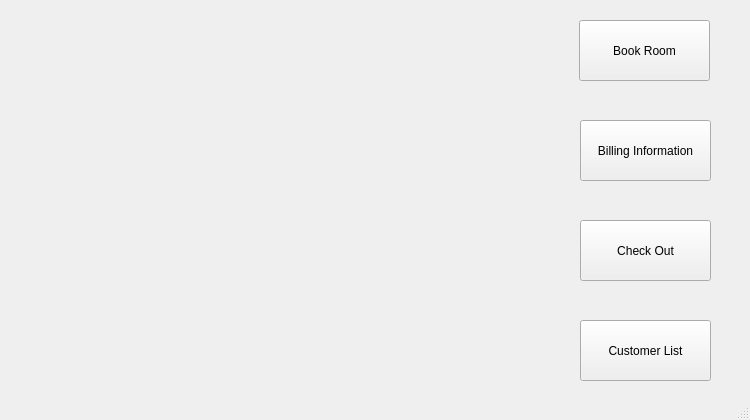
<?xml version="1.0" encoding="UTF-8"?>
<ui version="4.0">
 <class>MainWindow</class>
 <widget class="QMainWindow" name="MainWindow">
  <property name="geometry">
   <rect>
    <x>0</x>
    <y>0</y>
    <width>750</width>
    <height>420</height>
   </rect>
  </property>
  <property name="maximumSize">
   <size>
    <width>750</width>
    <height>450</height>
   </size>
  </property>
  <property name="windowTitle">
   <string>My Hotel Manager</string>
  </property>
  <widget class="QWidget" name="centralwidget">
   <widget class="QPushButton" name="pushButton">
    <property name="geometry">
     <rect>
      <x>579</x>
      <y>20</y>
      <width>131</width>
      <height>61</height>
     </rect>
    </property>
    <property name="text">
     <string>Book Room</string>
    </property>
   </widget>
   <widget class="QPushButton" name="pushButton_2">
    <property name="geometry">
     <rect>
      <x>580</x>
      <y>120</y>
      <width>131</width>
      <height>61</height>
     </rect>
    </property>
    <property name="text">
     <string>Billing Information</string>
    </property>
   </widget>
   <widget class="QPushButton" name="pushButton_3">
    <property name="geometry">
     <rect>
      <x>580</x>
      <y>220</y>
      <width>131</width>
      <height>61</height>
     </rect>
    </property>
    <property name="text">
     <string>Check Out</string>
    </property>
   </widget>
   <widget class="QPushButton" name="pushButton_4">
    <property name="geometry">
     <rect>
      <x>580</x>
      <y>320</y>
      <width>131</width>
      <height>61</height>
     </rect>
    </property>
    <property name="text">
     <string>Customer List</string>
    </property>
   </widget>
  </widget>
  <widget class="QMenuBar" name="menubar">
   <property name="geometry">
    <rect>
     <x>0</x>
     <y>0</y>
     <width>750</width>
     <height>17</height>
    </rect>
   </property>
  </widget>
  <widget class="QStatusBar" name="statusbar"/>
 </widget>
 <resources/>
 <connections/>
</ui>
